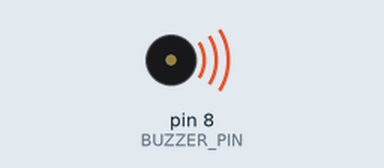
Recording of a sketch running on a simulated Arduino Uno, built with avr-gcc and run on an emulated ATmega328P. On the bench: buzzer (waves = sounding).

Above: at 0.2 s.
Timing chart, 0 to 10.2 s (numbered marks = the images above):
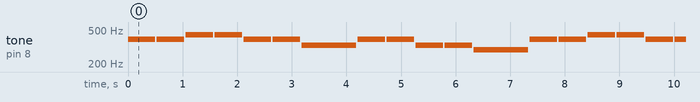

The sketch:

school_song.ino
```cpp
const int BUZZER_PIN = 8;

const int C = 261;    //도
const int D = 294;    //레
const int E = 330;    //미
const int F = 349;    //파
const int G = 392;    //솔
const int A = 440;    //라
const int B = 494;    //시

typedef struct  {
  int tone;
  unsigned long delay;
} TAD; //Tone And Delay

TAD music[] = {
  {G, 100}, {G, 100}, {A, 100}, {A, 100}, {G, 100}, {G, 100}, {E, 200},
  {G, 100}, {G, 100}, {E, 100}, {E, 100}, {D, 200}, {G, 100}, {G, 100},
  {A, 100}, {A, 100}, {G, 100}, {G, 100}, {E, 200}, {G, 100}, {E, 100},
  {D, 100}, {E, 100}, {C, 200}
};

int musicLen;

void setup() {
  musicLen = sizeof(music) / sizeof(TAD);
}

void loop() {
  for (int i = 0; i < musicLen; i++) {
    tone(BUZZER_PIN, music[i].tone);
    delay(music[i].delay * 5);

    noTone(BUZZER_PIN);
    delay(30);
  }

  noTone(BUZZER_PIN);
  delay(1000);
}
```

Measured:
- by itself, tone on pin 8 (BUZZER_PIN): plays 392 Hz for 0.50 s, 392 Hz for 0.50 s, 440 Hz for 0.50 s, 440 Hz for 0.50 s, 392 Hz for 0.50 s, 392 Hz for 0.50 s … (200 notes in this stretch)
